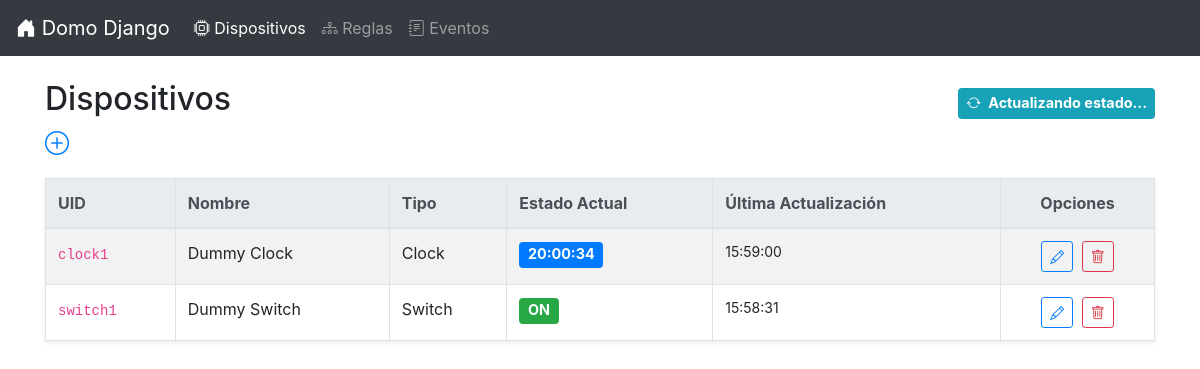
The app's page /devices/, older data.
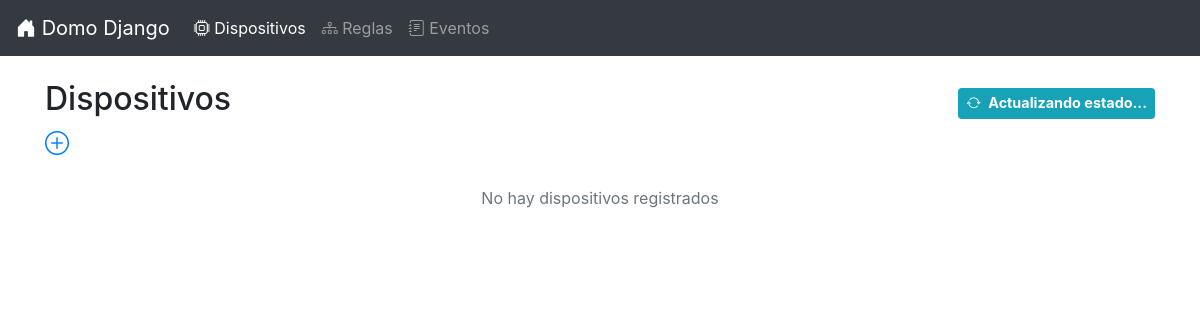
The same page, newer data.
### app/models.py (models this page shows, shortened)
class Device(models.Model):
    DEVICE_TYPES = [
        ('sensor', 'Sensor'),
        ('switch', 'Switch'),
        ('clock', 'Clock'),
    ]
    uid = models.CharField(max_length=100, unique=True, help_text="Identificador único")
    name = models.CharField(max_length=100, help_text="Nombre descriptivo")
    device_type = models.CharField(max_length=10, choices=DEVICE_TYPES, default='')
    host = models.CharField(max_length=100, default="localhost", blank=True, null=True)
    port = models.IntegerField(default=1883, blank=True, null=True)
    pid = models.IntegerField(blank=True, null=True, help_text="PID del subproceso del actor")
    probability = models.FloatField(blank=True, null=True, help_text="Probabilidad de fallo (0.0 a 1.0)")
    interval = models.FloatField(blank=True, null=True, help_text="Intervalo en segundos")
    min_value = models.IntegerField(blank=True, null=True, help_text="Valor mínimo")
    max_value = models.IntegerField(blank=True, null=True, help_text="Valor máximo")
    sensor_increment = models.IntegerField(blank=True, null=True, help_text="Incremento")
    start_time = models.CharField(max_length=8, blank=True, null=True, help_text="Hora de inicio (HH:MM:SS)")
    clock_increment = models.IntegerField(blank=True, null=True, help_text="Incremento en segundos")
    rate = models.FloatField(blank=True, null=True, help_text="Frecuencia (mensajes por segundo)")
    def get_last_event(self):
        return Event.objects.filter(device_uid=self.uid).order_by('-timestamp').first()

class Event(models.Model):
    timestamp = models.DateTimeField(auto_now_add=True)
    device_uid = models.CharField(max_length=100)
    event_type = models.CharField(max_length=50)
    description = models.TextField()
    class Meta:
        ordering = ["-timestamp"]

### app/views.py (the view)
# urls.py: path("devices/", views.DeviceListView.as_view(), name="devices"),
class DeviceListView(ListView):
    model = Device
    template_name = "app/device/device_list.html"
    context_object_name = "devices"

### app/templates/app/device/device_list.html (shortened to what this page needs)
{% extends 'app/base.html' %}
{% block content %}
<div class="d-flex justify-content-between align-items-center">
    <h2>Dispositivos</h2>
    <div class="badge badge-info p-2">
        <i class="bi-arrow-repeat mr-1"></i> Actualizando estado...
    </div>
</div>
<a href="{% url 'app:device_new' %}" class="top-menu" title="Añadir dispositivo"><i class="bi-plus-circle" style="font-size: 1.5rem"></i></a>
{% if devices %}
<table class="table table-bordered table-striped shadow-sm mt-3">
    <thead class="thead-light">
        <tr>
            <th>UID</th>
            <th>Nombre</th>
            <th>Tipo</th>
            <th>Estado Actual</th>
            <th>Última Actualización</th>
            <th class="text-center">Opciones</th>
        </tr>
    </thead>
    <tbody>
    {% for device in devices %}
    {% with last_event=device.get_last_event %}
    <tr>
        <td><code>{{ device.uid }}</code></td>
        <td>{{ device.name }}</td>
        <td>{{ device.get_device_type_display }}</td>
        <td>
            {% if last_event %}
                <span class="badge {% if 'ON' in last_event.description %}badge-success{% elif 'OFF' in last_event.description %}badge-secondary{% else %}badge-primary{% endif %}">
                    {{ last_event.description|truncatechars:30 }}
                </span>
            {% else %}
                <span class="text-muted small">Sin datos</span>
            {% endif %}
        </td>
        <td class="small">
            {% if last_event %}
                {{ last_event.timestamp|date:"H:i:s" }}
            {% else %}
                -
            {% endif %}
        </td>
        <td class="text-center">
            <a class="btn btn-sm btn-outline-primary mr-1" href="{% url 'app:device_edit' pk=device.pk %}" title="Editar">
                <i class="bi-pencil"></i>
            </a>
            <a class="btn btn-sm btn-outline-danger"
               href="#"
               data-toggle="modal"
               data-target="#removeDeviceModal"
               onclick="set_selected_device('{{ device.id }}')"
               title="Eliminar">
               <i class="bi-trash"></i>
            </a>
        </td>
    </tr>
    {% endwith %}
    {% endfor %}
    </tbody>
</table>
{% else %}
    <p class="mt-4 text-center text-muted">No hay dispositivos registrados</p>
{% endif %}
{% endblock %}

Row changes from the older to the newer data that the page shows:
removed Device: uid "clock1", name "Dummy Clock", device_type "Clock", get_last_event.description "20:00:34", get_last_event.timestamp "15:59:00"
removed Device: uid "switch1", name "Dummy Switch", device_type "Switch", get_last_event.description "ON", get_last_event.timestamp "15:58:31"
Text that changed along with them:
text no longer shown: "UID Nombre Tipo Estado Actual Última Actualización Opciones"
text now shown: "No hay dispositivos registrados"
